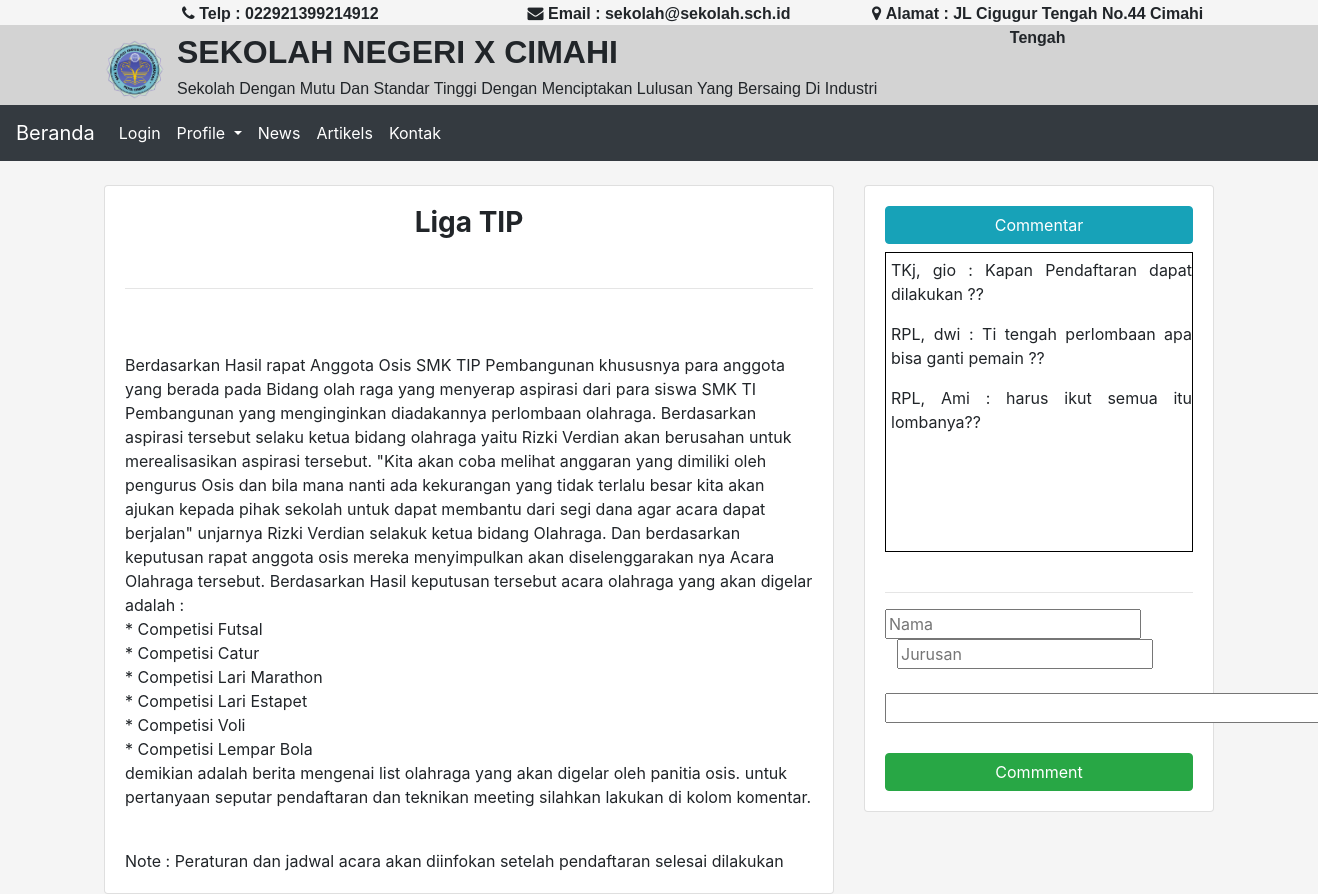
The page /profil-berita/1/ on the database its author committed.
### coreApp/models.py (models this page shows, shortened)
class Berita(models.Model):
    tanggal = models.DateField(auto_now_add=True)
    judul_berita = models.CharField(max_length=200, null=True)
    short_line = models.CharField(max_length=200, null=True)
    isi_berita = models.CharField(max_length=1500, null=True)
    note = models.CharField(max_length=200, null=True)
    date_added = models.DateTimeField(auto_now_add=True)

class Comment(models.Model):
    berita = models.ForeignKey(Berita, on_delete=models.SET_NULL, blank=True, null=True)
    nama = models.CharField(max_length=200, null=True)
    jurusan = models.CharField(max_length=200, null=True)
    commentar = models.CharField(max_length=200, null=True)

### coreApp/views.py (the view)
# urls.py: path('profil-berita/<str:pk>/', views.berita, name='profil-berita'),
def berita(request, pk):
    berita = Berita.objects.get(id=pk)
    format_text = markdown.markdown(berita.isi_berita)
    commentar = berita.comment_set.all()
    context = {'berita':berita, 'format_text':format_text, 'commentar':commentar}
    return render(request, 'coreApp/berita.html', context)

### coreApp/templates/coreApp/berita.html (shortened to what this page needs)
{% include 'coreApp/main.html' %}
{% load static %}
{% block content %}
<div class="container">
    <div class="row">
        <div class="col-md-8">
            <div class="card">
                <div class="card-body">
                    <h3 style="text-align: center;"><strong>{{berita.judul_berita}}</strong></h3>
                    <br>
                    <hr>
                    <br>
                    <br>
                    {{berita.isi_berita | safe}}
                    <br>
                    Note : {{berita.note}}
                </div>
            </div>
        </div>
        <div class="col-md-4">
            <div class="card">
                <div class="card-body">
                    <label for="" class="btn btn-info btn-block">Commentar</label>
                    <div id="commentar">
                        <div class="row">
                            <div class="col-sm-12">
                                {% for comment in commentar %}
                                <div id="text-commentar">
                                    <p>{{comment.jurusan}}, {{comment.nama}} : {{comment.commentar}}?</p>
                                </div>
                                {% endfor %}
                            </div>
                        </div>
                    </div>
                    <br>
                    <hr>
                    <form action="" id="form">
                        <div class="row">
                            <div class="col-sm-12">
                                <input type="text" placeholder="Nama" name="nama">
                                <input style="margin-left: 12px;" type="text" placeholder="Jurusan" name="jurusan">
                            </div>
                        </div>
                        <br>
                        <div class="row">
                            <div class="col-sm-12">
                                <textarea name="commentar" id="" cols="45" rows="1" required></textarea>
                            </div>
                        </div>
                        <br>
                        <input type="submit" value="Commment" class="btn btn-success btn-block">
                    </form>
                </div>
            </div>
        </div>
    </div>
</div>
{% endblock content %}

### static/css/main.css (style rules this page uses)
body { background-color:whitesmoke; }

### static/css/berita.css (style rules this page uses)
#commentar { margin: auto; height: 300px; overflow-y: scroll; border: 1px solid black; text-align: justify; }
#text-commentar { margin: auto; margin-top: 5px; padding-left: 5px; }

### rows shown on the page
Berita: judul_berita "Liga TIP", isi_berita "Berdasarkan Hasil rapat Anggota Osis SMK TIP Pembangunan khususnya para anggota yang berada pada Bidang olah raga yang menyerap aspirasi dari para siswa SMK TI Pembangunan yang menginginkan diadakannya perlombaan olahraga. Berdasarkan aspirasi tersebut selaku ketua bidang olahraga yaitu Rizki Verdian akan berusahan untuk merealisasikan aspirasi tersebut. \"Kita akan coba melihat anggaran yang dimiliki oleh pengurus Osis dan bila mana nanti ada kekurangan yang tidak terlalu besar kita akan ajukan kepada pihak sekolah untuk dapat membantu dari segi dana agar acara dapat berjalan\" unjarnya Rizki Verdian selakuk ketua bidang Olahraga. Dan berdasarkan keputusan rapat anggota osis mereka…", note "Peraturan dan jadwal acara akan diinfokan setelah pendaftaran selesai dilakukan"
Comment: jurusan "TKj", nama "gio", commentar "Kapan Pendaftaran dapat dilakukan ?"
Comment: jurusan "RPL", nama "dwi", commentar "Ti tengah perlombaan apa bisa ganti pemain ?"
Comment: jurusan "RPL", nama "Ami", commentar "harus ikut semua itu lombanya?"
